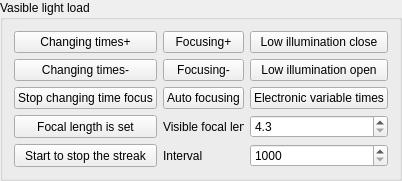
       <widget class="QGroupBox" name="groupBox_54_LightPayload_Common">
        <property name="sizePolicy">
         <sizepolicy hsizetype="Minimum" vsizetype="Minimum">
          <horstretch>0</horstretch>
          <verstretch>0</verstretch>
         </sizepolicy>
        </property>
        <property name="minimumSize">
         <size>
          <width>2</width>
          <height>2</height>
         </size>
        </property>
        <property name="title">
         <string>Vasible light load</string>
        </property>
        <layout class="QGridLayout" name="gridLayout_20">
         <item row="1" column="1">
          <widget class="QPushButton" name="pushButton_54_LigthFacusIn_Common">
           <property name="sizePolicy">
            <sizepolicy hsizetype="Minimum" vsizetype="Minimum">
             <horstretch>0</horstretch>
             <verstretch>0</verstretch>
            </sizepolicy>
           </property>
           <property name="minimumSize">
            <size>
             <width>2</width>
             <height>2</height>
            </size>
           </property>
           <property name="text">
            <string>Focusing-</string>
           </property>
          </widget>
         </item>
         <item row="4" column="1">
          <widget class="QLabel" name="labe_54l_LigthFacusSet_Common">
           <property name="sizePolicy">
            <sizepolicy hsizetype="Ignored" vsizetype="Minimum">
             <horstretch>0</horstretch>
             <verstretch>0</verstretch>
            </sizepolicy>
           </property>
           <property name="minimumSize">
            <size>
             <width>2</width>
             <height>2</height>
            </size>
           </property>
           <property name="text">
            <string>Visible focal length</string>
           </property>
          </widget>
         </item>
         <item row="0" column="2">
          <widget class="QPushButton" name="pushButton_54_LigthLowilluminationClose_Common">
           <property name="sizePolicy">
            <sizepolicy hsizetype="Minimum" vsizetype="Minimum">
             <horstretch>0</horstretch>
             <verstretch>0</verstretch>
            </sizepolicy>
           </property>
           <property name="minimumSize">
            <size>
             <width>2</width>
             <height>2</height>
            </size>
           </property>
           <property name="text">
            <string>Low illumination close</string>
           </property>
          </widget>
         </item>
         <item row="2" column="2">
          <widget class="QPushButton" name="pushButton_54_LigthElectChange_Common">
           <property name="sizePolicy">
            <sizepolicy hsizetype="Minimum" vsizetype="Minimum">
             <horstretch>0</horstretch>
             <verstretch>0</verstretch>
            </sizepolicy>
           </property>
           <property name="minimumSize">
            <size>
             <width>2</width>
             <height>2</height>
            </size>
           </property>
           <property name="text">
            <string>Electronic variable times</string>
           </property>
          </widget>
         </item>
         <item row="2" column="1">
          <widget class="QPushButton" name="pushButton_54_LigthFacusAuto_Common">
           <property name="sizePolicy">
            <sizepolicy hsizetype="Minimum" vsizetype="Minimum">
             <horstretch>0</horstretch>
             <verstretch>0</verstretch>
            </sizepolicy>
           </property>
           <property name="minimumSize">
            <size>
             <width>2</width>
             <height>2</height>
            </size>
           </property>
           <property name="text">
            <string>Auto focusing</string>
           </property>
          </widget>
         </item>
         <item row="5" column="1">
          <widget class="QLabel" name="label_104">
           <property name="sizePolicy">
            <sizepolicy hsizetype="Ignored" vsizetype="Minimum">
             <horstretch>0</horstretch>
             <verstretch>0</verstretch>
            </sizepolicy>
           </property>
           <property name="minimumSize">
            <size>
             <width>2</width>
             <height>2</height>
            </size>
           </property>
           <property name="text">
            <string>Interval</string>
           </property>
          </widget>
         </item>
         <item row="2" column="0">
          <widget class="QPushButton" name="pushButton_54_LigthZoomFacusStop_Common">
           <property name="sizePolicy">
            <sizepolicy hsizetype="Minimum" vsizetype="Minimum">
             <horstretch>0</horstretch>
             <verstretch>0</verstretch>
            </sizepolicy>
           </property>
           <property name="minimumSize">
            <size>
             <width>2</width>
             <height>2</height>
            </size>
           </property>
           <property name="text">
            <string>Stop changing time focus</string>
           </property>
          </widget>
         </item>
         <item row="0" column="1">
          <widget class="QPushButton" name="pushButton_54_LigthFacusOut_Common">
           <property name="sizePolicy">
            <sizepolicy hsizetype="Minimum" vsizetype="Minimum">
             <horstretch>0</horstretch>
             <verstretch>0</verstretch>
            </sizepolicy>
           </property>
           <property name="minimumSize">
            <size>
             <width>2</width>
             <height>2</height>
            </size>
           </property>
           <property name="text">
            <string>Focusing+</string>
           </property>
          </widget>
         </item>
         <item row="1" column="0">
          <widget class="QPushButton" name="pushButton_54_LigthMultipleIn_Common">
           <property name="sizePolicy">
            <sizepolicy hsizetype="Minimum" vsizetype="Minimum">
             <horstretch>0</horstretch>
             <verstretch>0</verstretch>
            </sizepolicy>
           </property>
           <property name="minimumSize">
            <size>
             <width>2</width>
             <height>2</height>
            </size>
           </property>
           <property name="text">
            <string>Changing times-</string>
           </property>
          </widget>
         </item>
         <item row="5" column="0">
          <widget class="QPushButton" name="pushButton_54_LigthShoot_Common">
           <property name="sizePolicy">
            <sizepolicy hsizetype="Minimum" vsizetype="Minimum">
             <horstretch>0</horstretch>
             <verstretch>0</verstretch>
            </sizepolicy>
           </property>
           <property name="minimumSize">
            <size>
             <width>2</width>
             <height>2</height>
            </size>
           </property>
           <property name="text">
            <string>Start to stop the streak</string>
           </property>
          </widget>
         </item>
         <item row="5" column="2">
          <widget class="QSpinBox" name="spinBox_54_LigthShoot_Common">
           <property name="sizePolicy">
            <sizepolicy hsizetype="Ignored" vsizetype="Minimum">
             <horstretch>0</horstretch>
             <verstretch>0</verstretch>
            </sizepolicy>
           </property>
           <property name="minimumSize">
            <size>
             <width>2</width>
             <height>2</height>
            </size>
           </property>
           <property name="toolTip">
            <string>&lt;html&gt;&lt;head/&gt;&lt;body&gt;&lt;p&gt;开始/停止连拍 1000~9999&lt;/p&gt;&lt;/body&gt;&lt;/html&gt;</string>
           </property>
           <property name="minimum">
            <number>1000</number>
           </property>
           <property name="maximum">
            <number>9999</number>
           </property>
          </widget>
         </item>
         <item row="4" column="2">
          <widget class="QDoubleSpinBox" name="doubleSpinBox_54_LigthFacusSet_Common">
           <property name="sizePolicy">
            <sizepolicy hsizetype="Ignored" vsizetype="Minimum">
             <horstretch>0</horstretch>
             <verstretch>0</verstretch>
            </sizepolicy>
           </property>
           <property name="minimumSize">
            <size>
             <width>2</width>
             <height>2</height>
            </size>
           </property>
           <property name="toolTip">
            <string>可见光焦距X10 43~1290mm </string>
           </property>
           <property name="decimals">
            <number>1</number>
           </property>
           <property name="minimum">
            <double>4.300000000000000</double>
           </property>
           <property name="maximum">
            <double>129.000000000000000</double>
           </property>
           <property name="singleStep">
            <double>0.100000000000000</double>
           </property>
          </widget>
         </item>
         <item row="0" column="0">
          <widget class="QPushButton" name="pushButton_54_LigthMultipleOut_Common">
           <property name="sizePolicy">
            <sizepolicy hsizetype="Minimum" vsizetype="Minimum">
             <horstretch>0</horstretch>
             <verstretch>0</verstretch>
            </sizepolicy>
           </property>
           <property name="minimumSize">
            <size>
             <width>2</width>
             <height>2</height>
            </size>
           </property>
           <property name="text">
            <string>Changing times+</string>
           </property>
          </widget>
         </item>
         <item row="1" column="2">
          <widget class="QPushButton" name="pushButton_54_LigthLowilluminationOpen_Common">
           <property name="sizePolicy">
            <sizepolicy hsizetype="Minimum" vsizetype="Minimum">
             <horstretch>0</horstretch>
             <verstretch>0</verstretch>
            </sizepolicy>
           </property>
           <property name="minimumSize">
            <size>
             <width>2</width>
             <height>2</height>
            </size>
           </property>
           <property name="text">
            <string>Low illumination open</string>
           </property>
          </widget>
         </item>
         <item row="4" column="0">
          <widget class="QPushButton" name="pushButton_54_LigthFacusSet_Common">
           <property name="sizePolicy">
            <sizepolicy hsizetype="Minimum" vsizetype="Minimum">
             <horstretch>0</horstretch>
             <verstretch>0</verstretch>
            </sizepolicy>
           </property>
           <property name="minimumSize">
            <size>
             <width>2</width>
             <height>2</height>
            </size>
           </property>
           <property name="text">
            <string>Focal length is set</string>
           </property>
          </widget>
         </item>
        </layout>
       </widget>
